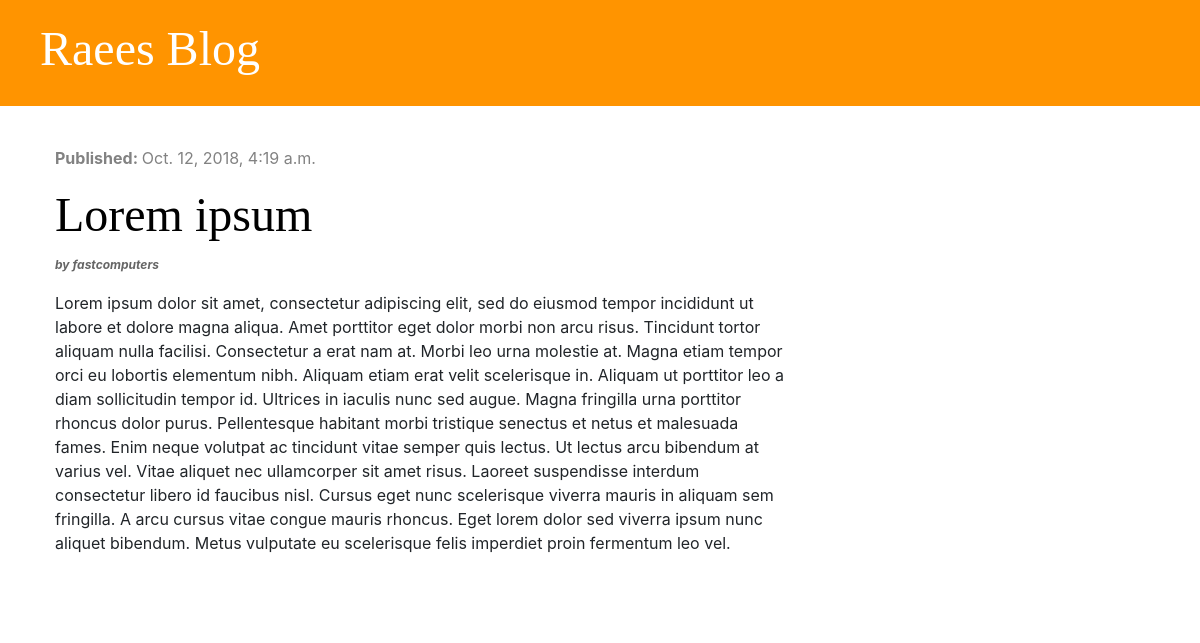
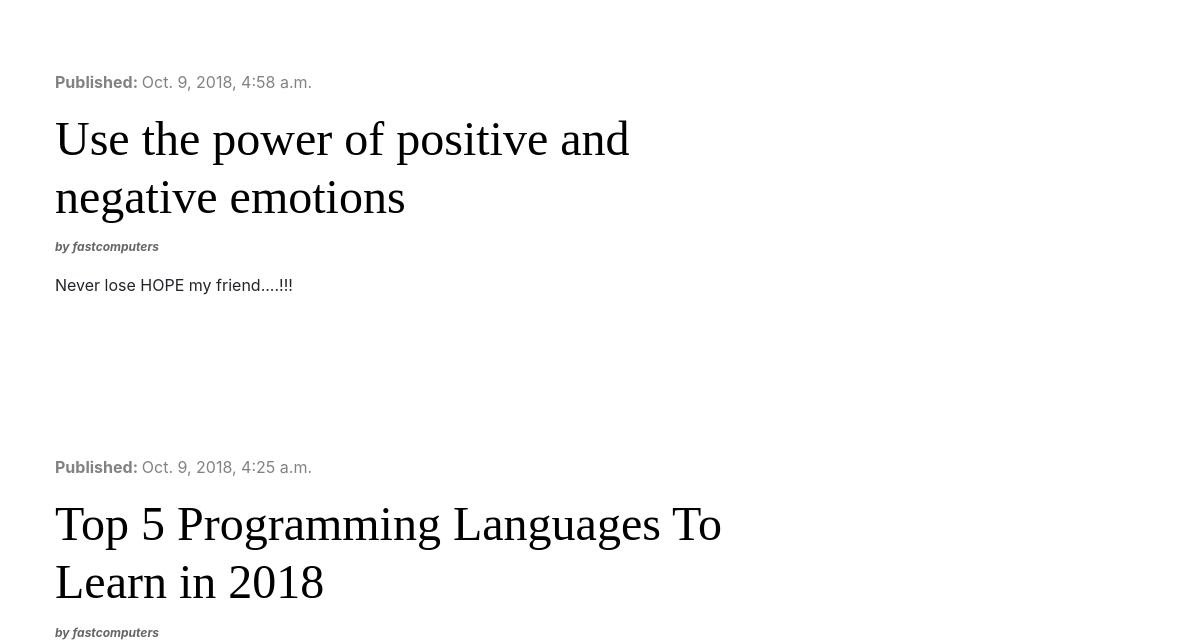
The app's page / (upper part), older data (2 pictures, top to bottom).
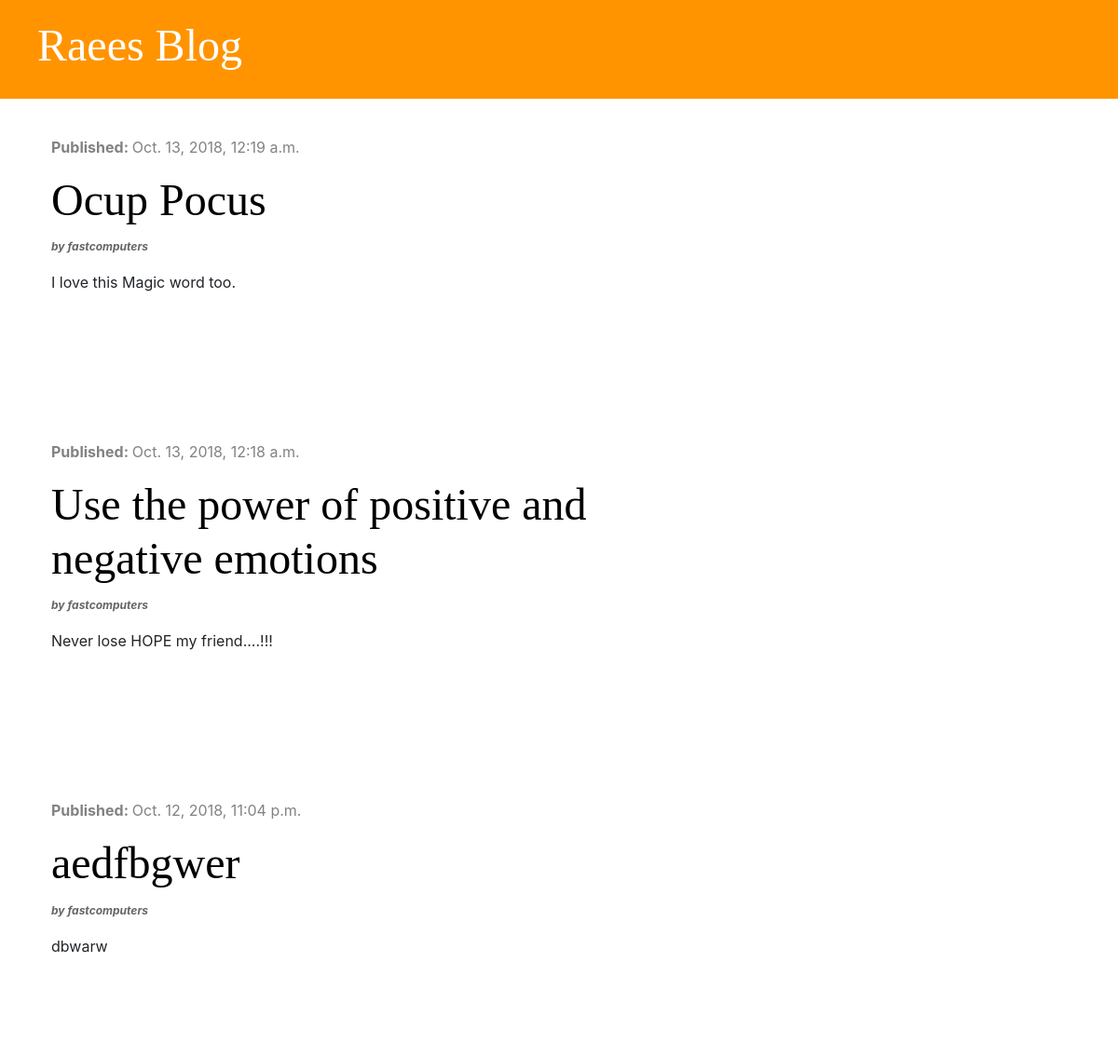
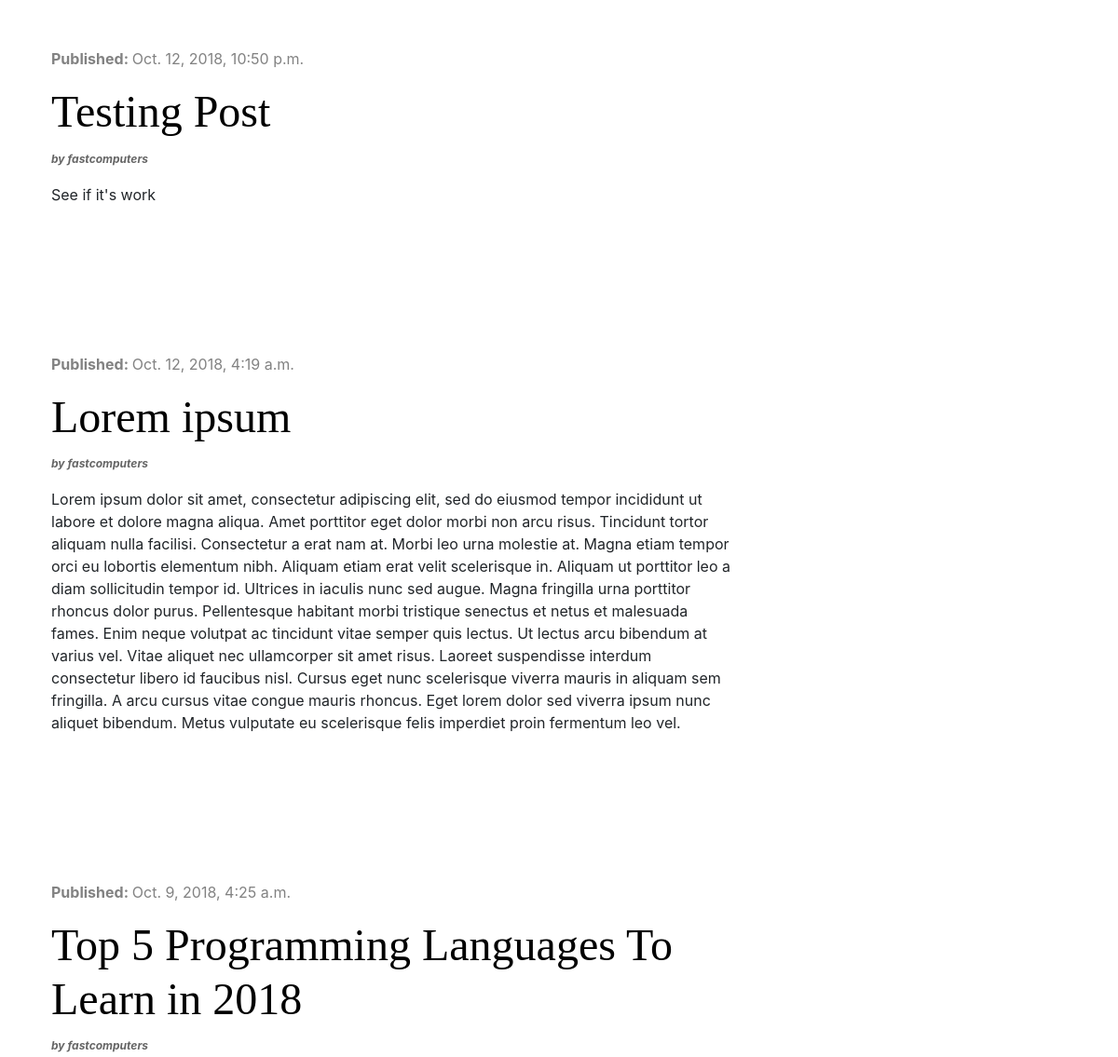
The same page, newer data (2 pictures, top to bottom).
### blog/models.py (models this page shows, shortened)
class Post(models.Model):
    author = models.ForeignKey('auth.User', on_delete=models.CASCADE)
    title = models.CharField(max_length=200)
    text = models.TextField()
    created_date = models.DateTimeField(default=timezone.now)
    published_date = models.DateTimeField(blank=True, null=True)

### blog/views.py (the view)
# urls.py: path('', views.post_list, name='post_list'),
def post_list(request):
    posts = Post.objects.filter(published_date__lte=timezone.now()).order_by('-published_date')
    stuff_for_frontend = {'posts': posts}
    return render(request, 'blog/post_list.html', stuff_for_frontend)

### blog/templates/blog/post_list.html
{% extends 'blog/base.html' %}
{% block content %}
    {% for post in posts %}
        <div class="post">
            <div class="date">
                <p><strong>Published: </strong>{{ post.published_date }}</p>
            </div>
            <p><h2><a href="{% url 'post_detail' pk=post.pk %}">{{ post.title }}</a></h2> <strong><i style="font-size:12px;color:#666;margin:0 0 10px"> by {{ post.author }}</i></strong></p>
            <p>{{ post.text|linebreaksbr }}</p><br><br><br>
        </div>
    {% endfor %}
{% endblock %}

### blog/templates/blog/base.html (shortened to what this page needs)
{% load staticfiles %}
<!DOCTYPE html>
<html lang="en">
<head>
    <link rel="stylesheet" href="https://stackpath.bootstrapcdn.com/bootstrap/4.1.3/css/bootstrap.min.css">
    <link rel="stylesheet" href="{% static 'css/blog.css' %}">
    <link rel="stylesheet" href="https://use.fontawesome.com/releases/v5.4.1/css/all.css">
</head>
<body>
<div class="page-header">
    <h1><a href="/">Raees Blog</a></h1>
</div>
<div class="content container">
    <div class="row">
        <div class="col-md-8">
            {% block content %}
            {% endblock %}
        </div>
    </div>
</div>
</body>
</html>

### blog/static/css/blog.css (style rules this page uses)
.page-header { background-color: #ff9400; margin-top: 0; padding: 20px 20px 20px 40px; }
.page-header h1, .page-header h1 a { color: #ffffff; font-size: 36pt; text-decoration: none; }
.content { margin: 40px; }
h1, h2, h3, h4 { font-family: 'Tangerine', 'Inconsolata', 'Droid Sans', serif; font-size: 48px; }
.date { color: #828282; }
.post { margin-bottom: 70px; }
.post h2 a { color: #000000; }

Row changes from the older to the newer data that the page shows:
added Post: published_date "Oct. 13, 2018, 12:19 a.m.", title "Ocup Pocus", author "fastcomputers", text "I love this Magic word too."
changed Post "Use the power of positive and negative emotions": published_date "Oct. 9, 2018, 4:58 a.m." → "Oct. 13, 2018, 12:18 a.m."; moves up the list
added Post: published_date "Oct. 12, 2018, 11:04 p.m.", title "aedfbgwer", author "fastcomputers", text "dbwarw"
added Post: published_date "Oct. 12, 2018, 10:50 p.m.", title "Testing Post", author "fastcomputers", text "See if it's work"
